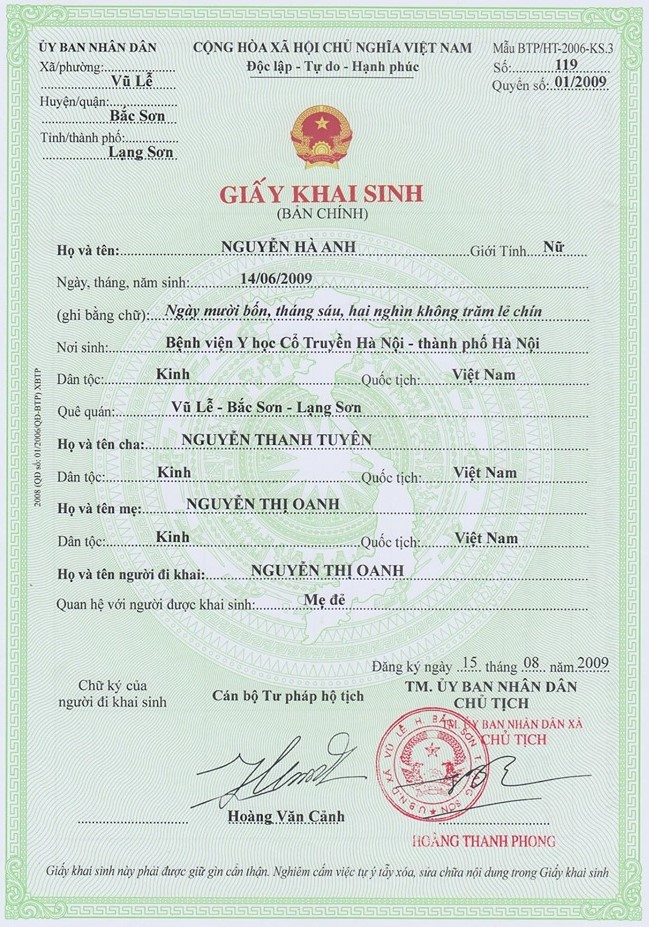
#> input picture Open_cv/photos/sample1.jpg, 649 x 927 px, found by its file name
$ python Histogram.py
#> lines starting #> are read from the running program, lines starting #| are printed output that depends on the picture; after the words box and inside, x2 and y2 are one past the last pixel; in counts of white or black regions, pixels touching at a corner belong together
import cv2
import pytesseract

# Đường dẫn đến tesseract
pytesseract.pytesseract.tesseract_cmd = r'C:\Program Files\Tesseract-OCR\tesseract.exe'

# Đường dẫn đến hình ảnh
image_path = r'D:\Test_Lab\Open_cv\photos\sample1.jpg'  # Sử dụng r'' để tránh lỗi escape

# Đọc hình ảnh từ file
image = cv2.imread(image_path)
#> image is the input picture: shape (927, 649, 3); mean B, G, R 213.3, 220.1, 208.9

# Kiểm tra xem hình ảnh có được đọc thành công không
if image is None:
    print("Error: Không thể đọc hình ảnh. Vui lòng kiểm tra đường dẫn.")
else:
    # Chuyển đổi sang ảnh xám
    image_gray = cv2.cvtColor(image, cv2.COLOR_BGR2GRAY)

    # Kiểm tra kích thước
    height, width = image_gray.shape
#> height = 927; width = 649
    print("width : ", width)
#| width :  649
    print("height : ", height)
#| height :  927

    # Xác định vùng cắt
    x1, y1 = 0, 0
    x2, y2 = int(width * 0.3), int(height * 0.2)
#> x2 = 194; y2 = 185

    # Đảm bảo các chỉ số cắt hợp lệ
    if x1 >= 0 and x2 <= width and y1 >= 0 and y2 <= height:
        # Cắt một phần của ảnh
        cropped_image = image_gray[y1:y2, x1:x2]
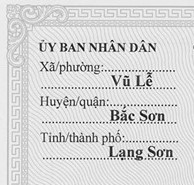
#> cropped_image: shape (185, 194); min 2, max 255, mean 214.6

        # Điều chỉnh độ tương phản bằng cách sử dụng Histogram Equalization
        equalized_image = cv2.equalizeHist(cropped_image)
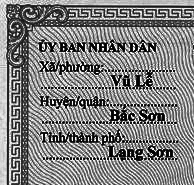
#> equalized_image: shape (185, 194); min 0, max 255, mean 130.1

        # Áp dụng ngưỡng Otsu
        _, binary_image = cv2.threshold(equalized_image, 0, 255, cv2.THRESH_BINARY + cv2.THRESH_OTSU)
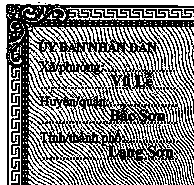
#> binary_image: shape (185, 194); 50.2% white; black in thin lines or dots

        # Nhận diện văn bản từ hình ảnh đã cắt
#> (the run stopped early here; a loop or call above may not have finished)

$ run again, with Open_cv/photos/sample2.jpg copied over Open_cv/photos/sample1.jpg
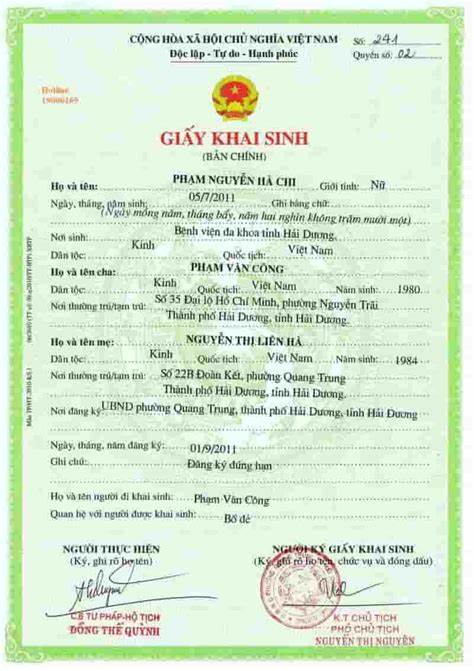
#> input picture Open_cv/photos/sample2.jpg, 474 x 671 px, found by its file name
#> image is the input picture: shape (671, 474, 3); mean B, G, R 207.7, 232.6, 213.7
#| width :  474
#| height :  671
#> `equalized_image = cv2.equalizeHist(cropped_image)`:
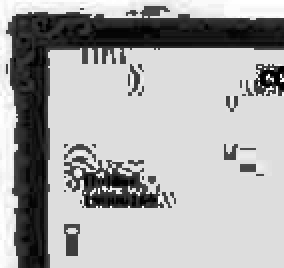
#> equalized_image: shape (134, 142) (shown 2 times larger); min 0, max 255, mean 170.4
#> `_, binary_image = cv2.threshold(equalized_image, 0, 255, cv2.THRESH_BI..`:
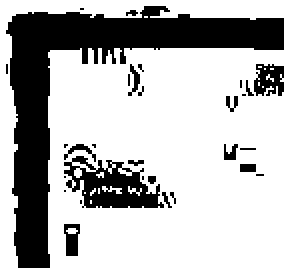
#> binary_image: shape (134, 142) (shown 2 times larger); 71% white; 30 black regions (21 under 20 px), largest, box (x1, y1, x2, y2) and area: (3, 3, 142, 134) 4246, (32, 78, 82, 104) 693, (127, 32, 142, 48) 174
